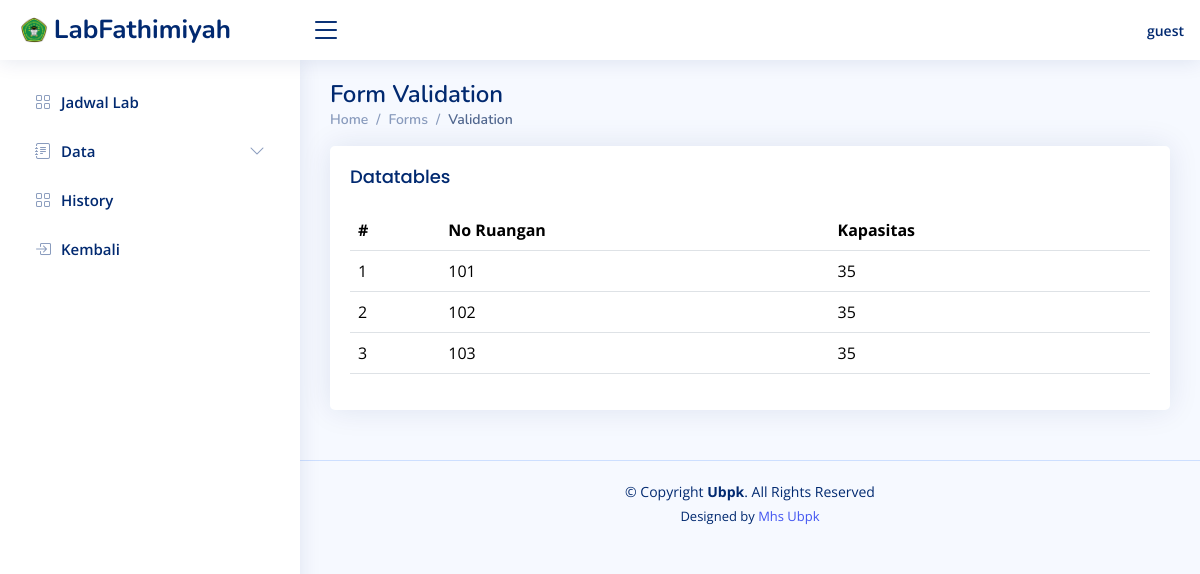
The app's page /pages/content/ruang/viewroom.php, older data.
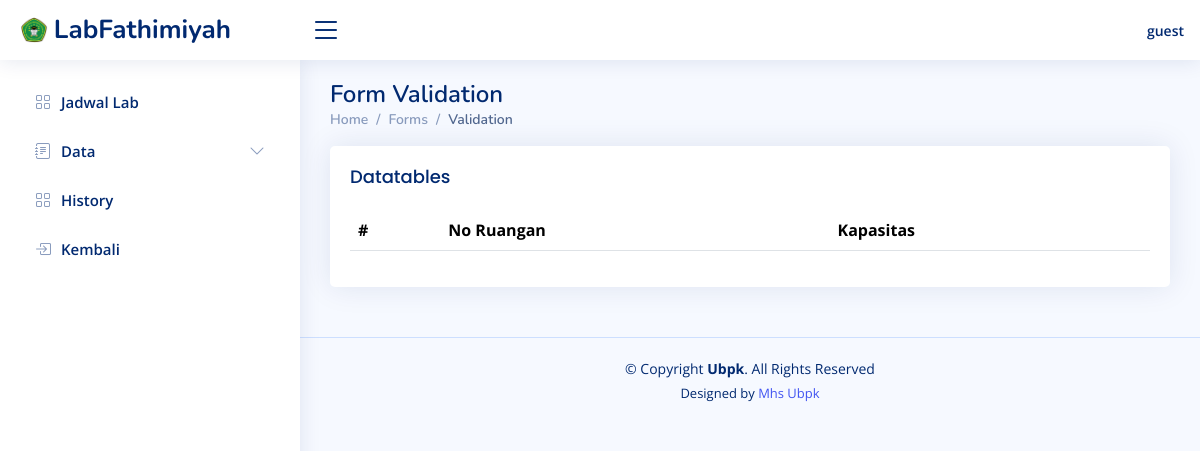
The same page, newer data.
### tables this page shows
CREATE TABLE `tbl_ruangan` (
  `ruangan_id` int(11) NOT NULL,
  `no_ruangan` varchar(10) NOT NULL,
  `kapasitas` int(11) NOT NULL,
  `status_deleted` tinyint(11) NOT NULL DEFAULT 0
);

### pages/content/ruang/viewroom.php (the view, shortened to what this page needs)
<main id="main" class="main">
    <div class="pagetitle">
        <h1>Form Validation</h1>
        <nav>
            <ol class="breadcrumb">
                <li class="breadcrumb-item"><a href="index.html">Home</a></li>
                <li class="breadcrumb-item">Forms</li>
                <li class="breadcrumb-item active">Validation</li>
            </ol>
        </nav>
    </div>
    <section class="section">
        <div class="row">
            <div class="col-lg-12">
                <div class="card">
                    <div class="card-body">
                        <h5 class="card-title">Datatables</h5>
                        <table class="table datatable">
                            <thead>
                                <tr>
                                    <th>#</th>
                                    <th>No Ruangan</th>
                                    <th>Kapasitas</th>
                                </tr>
                            </thead>
                            <tbody>
                                <?php
                                require '../../../config/db.php';
                                $ruangan = mysqli_query($db_connect, "SELECT * FROM tbl_ruangan");
                                $no = 1;
                                while ($row = mysqli_fetch_assoc($ruangan)) {
                                ?>
                                    <tr>
                                        <td><?= $no++; ?></td>
                                        <td><?= $row['no_ruangan']; ?></td>
                                        <td><?= $row['kapasitas']; ?></td>
                                    </tr>
                                <?php } ?>
                            </tbody>
                        </table>
                    </div>
                </div>
            </div>
        </div>
    </section>
</main>

Row changes from the older to the newer data that the page shows:
removed tbl_ruangan: no_ruangan "101", kapasitas "35"
removed tbl_ruangan: no_ruangan "102", kapasitas "35"
removed tbl_ruangan: no_ruangan "103", kapasitas "35"
